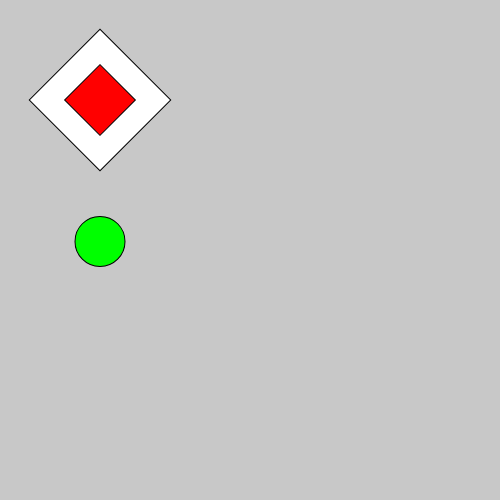
Frame 1 (no input)
Frame 60 (no input): identical to frame 1, image omitted
Frame 120 (the mouse pressed at the canvas centre since frame 60): identical to frame 1, image omitted

The p5.js sketch that drew this single still picture (run headless with seeded random() and noise() and a simulated clock; from frame 60 on, the mouse is pressed at the canvas centre):

// p5.js sketch
// ── sketch.js
function setup (){
    createCanvas(500, 500);
    rectMode(CENTER);
}

function draw(){
    background(200);
    translate(100,100);
    rotate(Math.PI/4);
    
    fill(255,255,255);
    rect(0,0,100,100);
    fill(255,0,0);
    rect(0,0,50,50);

    translate(100,100);
    fill(0,255,0)
    ellipse(0,0,50,50)
}
